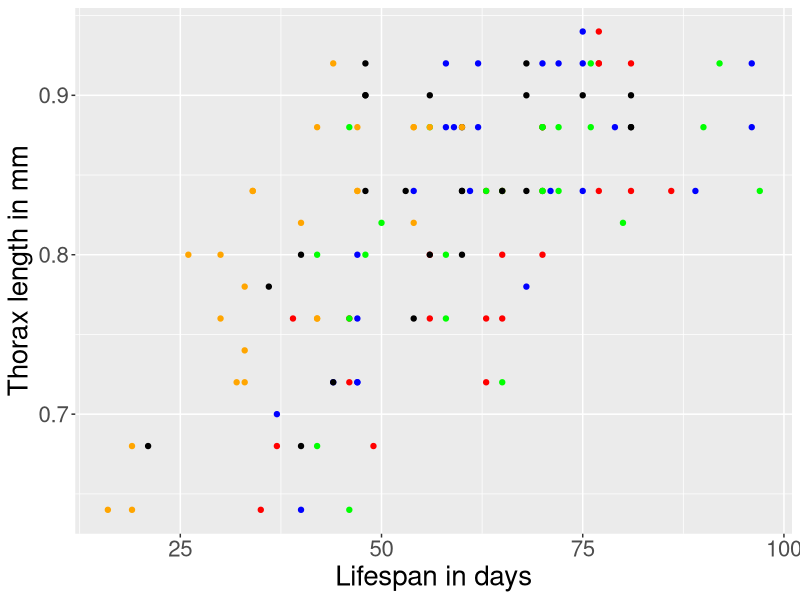

This chart was generated by the following R code:
setwd("C:/Users/Philip/Documents/R/MVE155/Bonus3")
library(ggplot2)

data <- read.table("fruitfly.txt", header = TRUE, sep = ",")

group1 <- data[1:25,]
group2 <- data[26:50,]
group3 <- data[51:75,]
group4 <- data[76:100,]
group5 <- data[101:125,]


par(mar = c(5,4,1,1) + 1)

p <- ggplot() + geom_point(data = group1, aes(x=lifespan, y = thorax), color = 'red') +
  geom_point(data = group2, aes(x = lifespan, y = thorax), color = 'blue') +
  geom_point(data = group3, aes(x = lifespan, y = thorax), color = 'green')+
  geom_point(data = group4, aes(x = lifespan ,y = thorax), color = 'black' )+
  geom_point(data = group5, aes(x = lifespan, y = thorax), color = 'orange')

p + labs(x = "Lifespan in days", y = "Thorax length in mm") + theme(axis.text = element_text(size = 16),
                                                                    axis.title = element_text(size = 20))